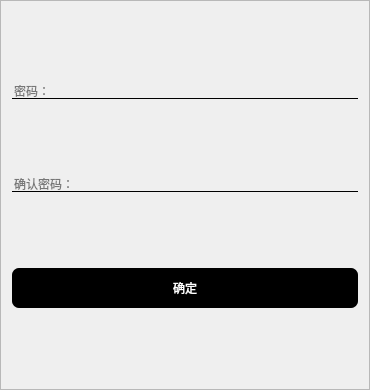
                  <widget class="QFrame" name="frame_9">
                   <property name="minimumSize">
                    <size>
                     <width>370</width>
                     <height>390</height>
                    </size>
                   </property>
                   <property name="maximumSize">
                    <size>
                     <width>370</width>
                     <height>390</height>
                    </size>
                   </property>
                   <property name="styleSheet">
                    <string notr="true">QLineEdit{
	background-color: rgba(255, 255, 255, 0);
	border:none;
	border-bottom:1px solid black;
}
QPushButton{
	background-color:rgb(0,0,0);
	color: rgb(255, 255, 255);
	border-radius:7px;
}
QPushButton:pressed{
	padding-top:5px;
	padding-left:5px;
}</string>
                   </property>
                   <property name="frameShape">
                    <enum>QFrame::StyledPanel</enum>
                   </property>
                   <property name="frameShadow">
                    <enum>QFrame::Raised</enum>
                   </property>
                   <layout class="QVBoxLayout" name="verticalLayout_5">
                    <item>
                     <widget class="QLineEdit" name="lineEdit_M_pass_1">
                      <property name="echoMode">
                       <enum>QLineEdit::Password</enum>
                      </property>
                      <property name="placeholderText">
                       <string>密码：</string>
                      </property>
                     </widget>
                    </item>
                    <item>
                     <widget class="QLineEdit" name="lineEdit_M_pass_2">
                      <property name="echoMode">
                       <enum>QLineEdit::Password</enum>
                      </property>
                      <property name="placeholderText">
                       <string>确认密码：</string>
                      </property>
                     </widget>
                    </item>
                    <item>
                     <widget class="QPushButton" name="pushButton_M_sure">
                      <property name="minimumSize">
                       <size>
                        <width>0</width>
                        <height>40</height>
                       </size>
                      </property>
                      <property name="text">
                       <string>确定</string>
                      </property>
                     </widget>
                    </item>
                   </layout>
                  </widget>
